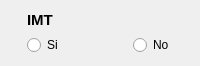
                    <widget class="QFrame" name="espacio_imt">
                     <property name="maximumSize">
                      <size>
                       <width>200</width>
                       <height>60</height>
                      </size>
                     </property>
                     <property name="toolTip">
                      <string>&lt;html&gt;&lt;head/&gt;&lt;body&gt;&lt;p&gt;¿Está inscrito en el Ministerio de Trabajo?&lt;/p&gt;&lt;/body&gt;&lt;/html&gt;</string>
                     </property>
                     <property name="styleSheet">
                      <string/>
                     </property>
                     <layout class="QGridLayout" name="gridLayout_5">
                      <property name="horizontalSpacing">
                       <number>50</number>
                      </property>
                      <item row="0" column="0">
                       <widget class="QLabel" name="label_imt">
                        <property name="maximumSize">
                         <size>
                          <width>120</width>
                          <height>16777215</height>
                         </size>
                        </property>
                        <property name="font">
                         <font>
                          <family>Segoe UI</family>
                          <pointsize>11</pointsize>
                          <weight>75</weight>
                          <italic>false</italic>
                          <bold>true</bold>
                         </font>
                        </property>
                        <property name="styleSheet">
                         <string notr="true"/>
                        </property>
                        <property name="text">
                         <string>IMT</string>
                        </property>
                        <property name="textFormat">
                         <enum>Qt::PlainText</enum>
                        </property>
                        <property name="scaledContents">
                         <bool>true</bool>
                        </property>
                        <property name="tipo" stdset="0">
                         <string>titulo_qlineedit</string>
                        </property>
                       </widget>
                      </item>
                      <item row="1" column="0">
                       <widget class="QRadioButton" name="input_imt_si">
                        <property name="maximumSize">
                         <size>
                          <width>40</width>
                          <height>16777215</height>
                         </size>
                        </property>
                        <property name="styleSheet">
                         <string notr="true"/>
                        </property>
                        <property name="text">
                         <string>Si</string>
                        </property>
                       </widget>
                      </item>
                      <item row="1" column="1">
                       <widget class="QRadioButton" name="input_imt_no">
                        <property name="maximumSize">
                         <size>
                          <width>40</width>
                          <height>16777215</height>
                         </size>
                        </property>
                        <property name="styleSheet">
                         <string notr="true"/>
                        </property>
                        <property name="text">
                         <string>No</string>
                        </property>
                       </widget>
                      </item>
                     </layout>
                    </widget>
